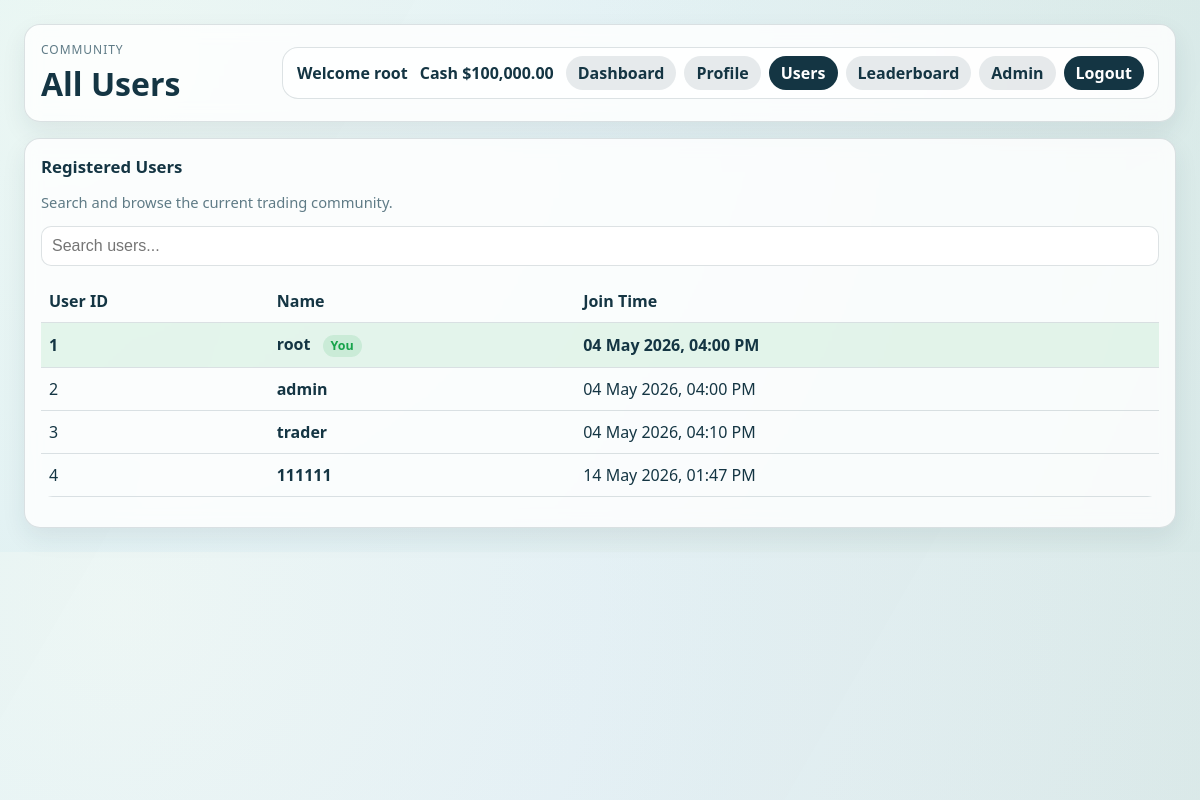
Screenshot of /users (signed in) with the database file from the repository.
### models.py (models this page shows, shortened)
class User(UserMixin, db.Model):
    id = db.Column(db.Integer, primary_key=True)
    username = db.Column(db.String(30), unique=True, nullable=False)
    email = db.Column(db.String(120), unique=True, nullable=False)
    password_hash = db.Column(db.String(255), nullable=False)
    is_admin = db.Column(db.Boolean, nullable=False, default=False)
    cash = db.Column(db.Numeric(12, 2), nullable=False, default=Decimal("10000.00"))
    bio = db.Column(db.String(200), nullable=True, default="")
    avatar_url = db.Column(db.String(500), nullable=True, default="")
    hide_holdings = db.Column(db.Boolean, nullable=False, default=False)
    created_at = db.Column(db.DateTime, nullable=False, default=datetime.utcnow)
    holdings = db.relationship("StockHolding", back_populates="user", cascade="all, delete-orphan")
    transactions = db.relationship("StockTransaction", back_populates="user", cascade="all, delete-orphan")

### app.py (the view)
@app.route("/users")
@login_required
def users():
    page = request.args.get("page", 1, type=int)
    data = get_users_paginated(page=page)
    return render_template(
        "users.html",
        users=data["users"],
        has_next=data["has_next"],
        has_prev=data["has_prev"],
        page=data["page"]
    )

### app.py (called while the page is built)
@login_manager.user_loader
def load_user(user_id):
    return User.query.get(int(user_id))

### user_service.py (called while the page is built)
def get_users_paginated(page=1, per_page=5):
    users = User.query.order_by(User.created_at.asc()).paginate(page=page, per_page=per_page)
    return {
        "users": [
            {
                "id": user.id,
                "username": user.username,
                "joinTime": user.created_at.strftime("%d %b %Y, %I:%M %p"),
            }
            for user in users.items
        ],
        "has_next": users.has_next,
        "has_prev": users.has_prev,
        "page": page
    }

### templates/users.html (shortened to what this page needs)
<!doctype html>
<html lang="en">
<head>
    <link rel="stylesheet" href="{{ url_for('static', filename='css/dashboard.css') }}">
</head>
<body>
    <div class="dashboard-bg"></div>
    <main class="dashboard">
        <header class="page-header panel">
            <div>
                <p class="kicker">Community</p>
                <h1>All Users</h1>
            </div>
            {% include "_main_nav.html" %}
        </header>
        <section class="panel full-span">
            <div class="section-head">
                <div>
                    <h2>Registered Users</h2>
                    <p class="muted-text">Search and browse the current trading community.</p>
                </div>
            </div>
            <input
                type="text"
                class="search-input"
                placeholder="Search users..."
                id="searchInput"
                autocomplete="off"
                onkeyup="filterUsers()"
            >
            <div class="table-wrap">
                <table>
                    <thead>
                        <tr>
                            <th>User ID</th>
                            <th>Name</th>
                            <th>Join Time</th>
                        </tr>
                    </thead>
                    <tbody id="userTableBody">
                        {% if users|length == 0 %}
                            <tr>
                                <td colspan="3" class="empty-state">No users found.</td>
                            </tr>
                        {% else %}
                            {% for user in users %}
                            <tr class="user-row {% if current_user.is_authenticated and user.id == current_user.id %}current-user{% endif %}">
                                <td>{{ user.id }}</td>
                                <td>
                                    <a class="user-profile-link" href="{{ url_for('public_profile', user_id=user.id) }}">
                                        {{ user.username }}
                                    </a>
                                    {% if current_user.is_authenticated and user.id == current_user.id %}
                                        <span class="inline-pill">You</span>
                                    {% endif %}
                                </td>
                                <td>{{ user.joinTime if user.joinTime else 'N/A' }}</td>
                            </tr>
                            {% endfor %}
                        {% endif %}
                    </tbody>
                </table>
            </div>
        </section>
    </main>
</body>
</html>

### templates/_main_nav.html
<div class="header-actions">
    <div class="user-panel">
        <div class="user-summary">
            <p class="welcome-text">Welcome {{ current_user.username }}</p>
            <p class="welcome-text">Cash <span id="accountCash">${{ "{:,.2f}".format(current_user.cash|float) }}</span></p>
        </div>
        <nav class="user-links" aria-label="Main navigation">
            <a class="action-link secondary {% if request.endpoint == 'dashboard' %}active{% endif %}" href="{{ url_for('dashboard') }}">Dashboard</a>
            <a class="action-link secondary {% if request.endpoint == 'profile' %}active{% endif %}" href="{{ url_for('profile') }}">Profile</a>
            <a class="action-link secondary {% if request.endpoint == 'users' %}active{% endif %}" href="{{ url_for('users') }}">Users</a>
            <a class="action-link secondary {% if request.endpoint == 'leaderboard' %}active{% endif %}" href="{{ url_for('leaderboard') }}">Leaderboard</a>
            {% if current_user.is_admin %}
                <a class="action-link secondary {% if request.endpoint in ['admin_dashboard', 'admin_users', 'admin_stocks', 'toggle_admin_role'] %}active{% endif %}" href="{{ url_for('admin_dashboard') }}">Admin</a>
            {% endif %}
            <a class="action-link" href="{{ url_for('logout') }}">Logout</a>
        </nav>
    </div>
</div>

### static/css/dashboard.css (style rules this page uses)
:root { --bg-1: #f6fbff; --bg-2: #e8f5f0; --ink: #143543; --muted: #5f7b86; --panel: rgba(255, 255, 255, 0.82); --line: rgba(20, 53, 67, 0.14); --buy: #16a34a; --sell: #dc2626; --up: #16a34a; --down: #dc2626; }
* { box-sizing: border-box; }
body { margin: 0; font-family: "Avenir Next", "Segoe UI", sans-serif; color: var(--ink); background: radial-gradient(circle at 10% 10%, #ffffff 0%, var(--bg-1) 40%, var(--bg-2) 100%); min-width: 320px; }
.dashboard-bg { position: fixed; inset: 0; background-image: linear-gradient(120deg, rgba(12, 158, 108, 0.08) 0%, rgba(19, 73, 125, 0.07) 100%); pointer-events: none; z-index: 0; }
.dashboard { position: relative; z-index: 1; display: grid; gap: 16px; grid-template-columns: repeat(12, 1fr); padding: clamp(12px, 2vw, 24px); max-width: 1280px; margin: 0 auto; }
.panel { background: var(--panel); border: 1px solid var(--line); border-radius: 16px; padding: 16px; backdrop-filter: blur(8px); box-shadow: 0 10px 24px rgba(21, 45, 64, 0.08); }
.page-header { grid-column: 1 / -1; display: flex; justify-content: space-between; align-items: center; gap: 16px; flex-wrap: wrap; }
.page-header > div:first-child { min-width: 220px; }
.header-actions { display: flex; align-items: center; gap: 12px; flex-wrap: wrap; justify-content: flex-end; min-width: min(100%, 680px); }
.user-panel { display: flex; align-items: center; gap: 12px; padding: 8px 14px; border: 1px solid var(--line); border-radius: 16px; background: rgba(255, 255, 255, 0.72); flex-wrap: wrap; justify-content: flex-end; width: 100%; }
.user-summary { display: flex; align-items: center; gap: 12px; flex-wrap: wrap; }
.user-summary .welcome-text:first-child { max-width: 180px; overflow: hidden; text-overflow: ellipsis; white-space: nowrap; }
.welcome-text { margin: 0; font-weight: 600; color: var(--ink); }
.user-links { display: flex; align-items: center; gap: 8px; flex-wrap: wrap; justify-content: flex-end; }
.action-link { display: inline-flex; align-items: center; justify-content: center; min-height: 34px; padding: 0 12px; border-radius: 999px; background: var(--ink); color: #fff; text-decoration: none; font-weight: 600; white-space: nowrap; line-height: 1; }
.action-link.secondary { background: rgba(20, 53, 67, 0.1); color: var(--ink); }
.action-link.active { background: var(--ink); color: #fff; }
.kicker { text-transform: uppercase; letter-spacing: 0.08em; font-size: 0.75rem; color: var(--muted); margin: 0 0 4px; }
h1 { margin: 0; font-size: clamp(1.4rem, 2.8vw, 2rem); }
h2 { margin: 0 0 14px; font-size: 1.05rem; }
.muted-text { margin: 0; color: var(--muted); font-size: 0.92rem; }
.full-span { grid-column: 1 / -1; }
.section-head { display: flex; justify-content: space-between; align-items: center; gap: 12px; flex-wrap: wrap; margin-bottom: 14px; }
input, select { border: 1px solid var(--line); border-radius: 10px; padding: 10px; font-size: 1rem; color: var(--ink); background: #fff; min-width: 0; }
.search-input { width: 100%; margin-bottom: 14px; }
table { width: 100%; border-collapse: collapse; min-width: 640px; }
.table-wrap { max-width: 100%; overflow-x: auto; -webkit-overflow-scrolling: touch; border-radius: 12px; }
th, td { text-align: left; padding: 10px 8px; border-bottom: 1px solid var(--line); }
.current-user { background: rgba(22, 163, 74, 0.1); font-weight: 700; }
.inline-pill { display: inline-flex; align-items: center; min-height: 22px; margin-left: 8px; padding: 0 8px; border-radius: 999px; background: rgba(22, 163, 74, 0.12); color: var(--buy); font-size: 0.78rem; font-weight: 700; }
.user-profile-link { color: var(--ink); font-weight: 700; text-decoration: none; }

### rows the page displays
User: username "root", cash "100,000.00", id "1", shows "You", joinTime "04 May 2026, 04:00 PM"
User: id "2", username "admin", joinTime "04 May 2026, 04:00 PM"
User: id "3", username "trader", joinTime "04 May 2026, 04:10 PM"
User: id "4", username "111111", joinTime "14 May 2026, 01:47 PM"
